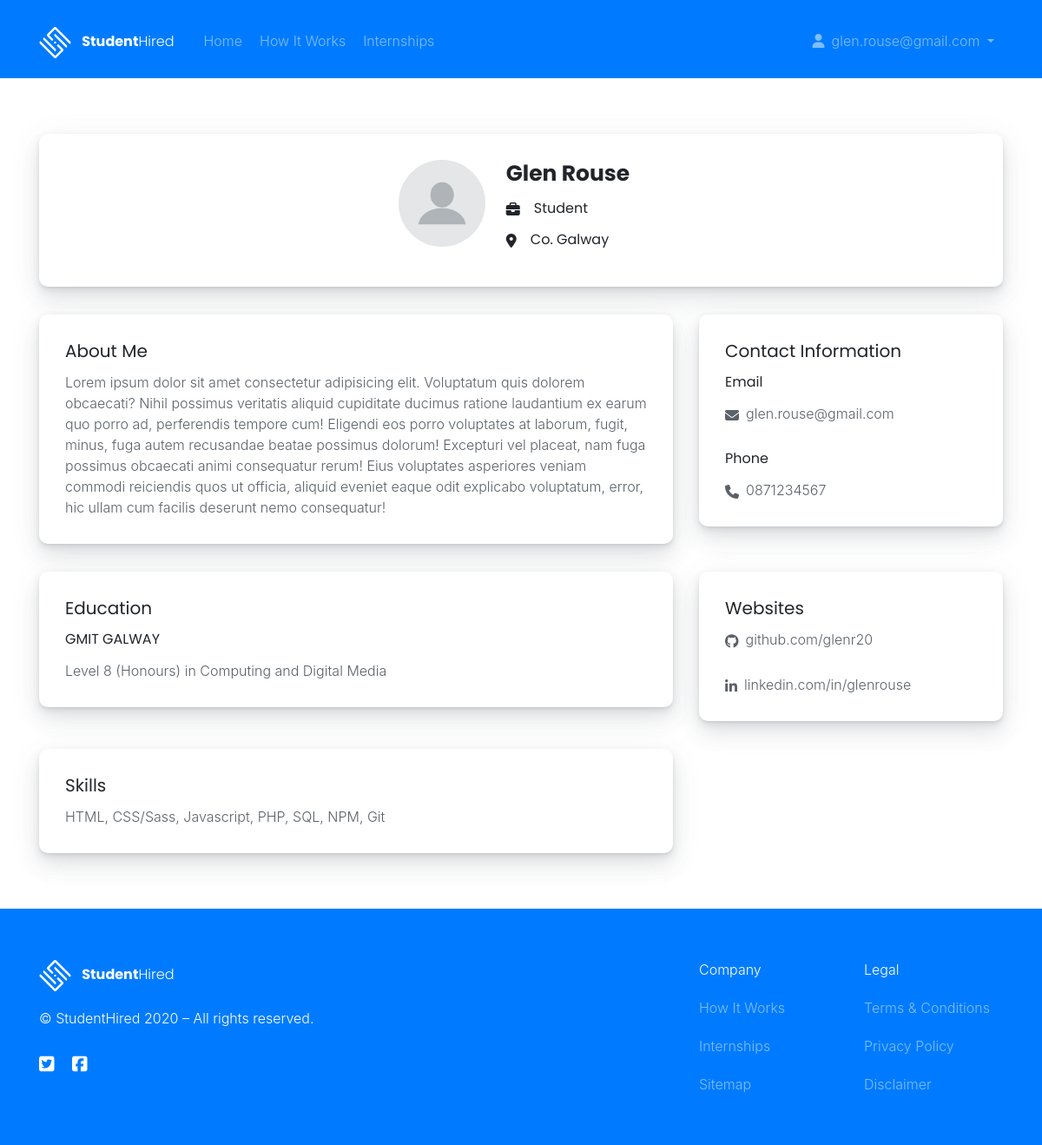
The app's page /studentdashboard.php (signed in) with its own data.
### tables this page shows
CREATE TABLE IF NOT EXISTS Students (
  student_id SMALLINT(3) NOT NULL AUTO_INCREMENT,
  student_fullname VARCHAR(255) NULL DEFAULT NULL,
  student_email VARCHAR(255) NULL DEFAULT NULL,
  student_password VARCHAR(255) NULL DEFAULT NULL,
  student_phone INT(10) ZEROFILL NULL,
  student_location VARCHAR(255) NULL,
  student_bio TEXT NULL,
  student_skills VARCHAR(255) NULL,
  student_github VARCHAR(255) NULL,
  student_linkedin VARCHAR(255) NULL,
  student_college VARCHAR(255) NULL,
  student_course VARCHAR(255) NULL,
  student_picture VARCHAR(255) DEFAULT 'blank-profile-picture.png',
PRIMARY KEY (student_id));

### studentdashboard.php (the view, shortened to what this page needs)
<?php
function getUsersData($studentId) {
	require('config/db.php');
	$array = array();
	$query = mysqli_query($conn, "SELECT * FROM students WHERE student_id=" . $studentId);
	while ($row = mysqli_fetch_assoc($query)) {
		$array['student_id'] = $row['student_id'];
		$array['student_fullname'] = $row['student_fullname'];
		$array['student_email'] = $row['student_email'];
		$array['student_password'] = $row['student_password'];
		$array['student_phone'] = $row['student_phone'];
		$array['student_location'] = $row['student_location'];
		$array['student_bio'] = $row['student_bio'];
		$array['student_skills'] = $row['student_skills'];
		$array['student_github'] = $row['student_github'];
		$array['student_linkedin'] = $row['student_linkedin'];
		$array['student_college'] = $row['student_college'];
		$array['student_course'] = $row['student_course'];
		$array['student_picture'] = $row['student_picture'];
	}
	return $array;
}
function getId($email) {
	require('config/db.php');
	$query = mysqli_query($conn, "SELECT student_id FROM students WHERE student_email='" . $email . "'");
	while ($row = mysqli_fetch_assoc($query)) {
		return $row['student_id'];
	}
}
?>
<?php include('includes/header.php'); ?>
<?php if (isset($_SESSION['student_email'])) {
	$usersData = getUsersData(getId($_SESSION['student_email']));
?>
<body>
  <div class="d-flex justify-content-center flex-column">
    <?php include('includes/nav_student.php'); ?>
  </div>
  <div class="d-flex flex-column my-5 inner-wrapper justify-contents-center container">
    <div class="row">
      <div class="col-md-12">
        <div class="card my-3">
          <div id="cardPost" class="card-body">
            <div class="text-center d-flex justify-content-center align-items-start">
              <img src="./assets/images/profile-pictures/<?php echo $usersData['student_picture'] ?>"
                class="rounded-circle mb-3" alt="profile" height="100" width="100">
              <div class="profile-info d-flex flex-column justify-content-center align-items-start ml-4">
                <div class="d-flex">
                  <h4 class="font-weight-bold mr-3"><?php echo $usersData['student_fullname'] ?></h4>
                </div>
                <div class="d-flex">
                  <h6><i class="fas fa-briefcase align-middle mr-3"></i>Student</h6>
                </div>
                <div class="d-flex">
                  <h6><i
                      class="fas fa-map-marker-alt align-middle mr-3"></i><?php echo $usersData['student_location'] ?>
                  </h6>
                </div>
              </div>
            </div>
          </div>
        </div>
      </div>
    </div>
    <div class="row">
      <div class="col-md-8">
        <div class="card my-3">
          <div id="cardPost" class="card-body">
            <h5 class="mr-3">About Me</h5>
            <p><?php echo $usersData['student_bio'] ?></p>
          </div>
        </div>
      </div>
      <div class="col-md-4">
        <div class="card my-3">
          <div id="cardPost" class="card-body">
            <h5 class="mr-3">Contact Information</h5>
            <h6>Email</h6>
            <p><i class="fas fa-envelope mr-2 align-middle"></i><?php echo $usersData['student_email'] ?></p>
            <h6>Phone</h6>
            <p><i class="fas fa-phone mr-2 align-middle"></i><?php echo $usersData['student_phone'] ?></p>
          </div>
        </div>
      </div>
    </div>
    <div class="row">
      <div class="col-md-8">
        <div class="card my-3">
          <div id="cardPost" class="card-body">
            <h5 class="mr-3">Education</h5>
            <h6><?php echo $usersData['student_college'] ?></h6>
            <p><?php echo $usersData['student_course'] ?></p>
          </div>
        </div>
      </div>
      <div class="col-md-4">
        <div class="card my-3">
          <div id="cardPost" class="card-body">
            <h5 class="mr-3">Websites</h5>
            <p><i class="fab fa-github mr-2 align-middle"></i><?php echo $usersData['student_github'] ?></p>
            <p><i class="fab fa-linkedin-in mr-2 align-middle"></i><?php echo $usersData['student_linkedin'] ?></p>
          </div>
        </div>
      </div>
    </div>
    <div class="row">
      <div class="col-md-8">
        <div class="card my-3">
          <div id="cardPost" class="card-body">
            <h5 class="mr-3">Skills</h5>
            <p><?php echo $usersData['student_skills'] ?></p>
          </div>
        </div>
      </div>
    </div>
  </div>
  <?php } ?>
  <?php include('includes/footer.php'); ?>

### records on screen
students: student_id+student_picture (placeholder picture), student_id+student_fullname "Glen Rouse", student_id+student_location "Co. Galway", student_id+student_bio "Lorem ipsum dolor sit amet consectetur adipisicing elit. Voluptatum quis dolorem obcaecati? Nihil possimus veritatis aliquid cupiditate ducimus ratione laudantium ex earum quo porro ad, perferendis tempore cum! Eligendi eos porro voluptates at laborum, fugit, minus, fuga autem recusandae beatae possimus dolorum! Excepturi vel placeat, nam fuga possimus obcaecati animi consequatur rerum! Eius voluptates asperiores veniam commodi reiciendis quos ut officia, aliquid eveniet eaque odit explicabo voluptatum, error, hic ullam cum facilis deserunt nemo consequatur!", student_id+student_email "glen.rouse@gmail.com", student_id+student_phone "0871234567", student_id+student_college "GMIT GALWAY", student_id+student_course "Level 8 (Honours) in Computing and Digital Media", student_id+student_github "github.com/glenr20", student_id+student_linkedin "linkedin.com/in/glenrouse", student_id+student_skills "HTML, CSS/Sass, Javascript, PHP, SQL, NPM, Git"

### other values on screen
$email "glen.rouse@gmail.com"
